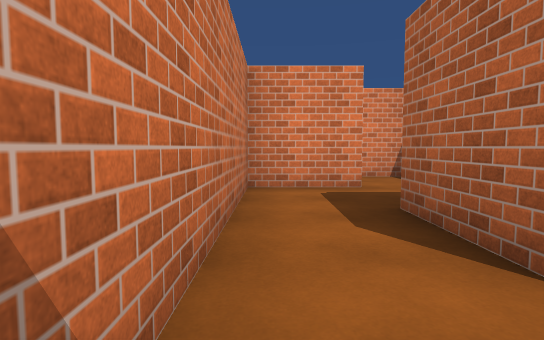
View 1 (above)

17 first-person views from a walk through a scene from a Unity 3-D project. The camera is 1.2 m above the floor, tilts 4° down and sees 80° across. The floor is counted in squares, 1.8 m on a side. Each view is taken from the middle of a square. On the plan, view 1 faces up. The plan holds only what a view shows up to about 10 squares ahead; the rest is blank. The place goes on beyond the plan. The player character is not drawn. Surface patterns are stand-ins for the level's own textures.

View 2
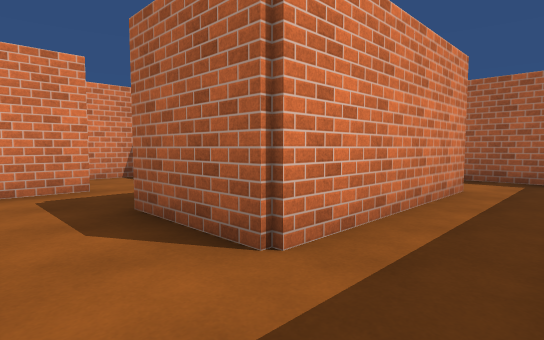

View 3
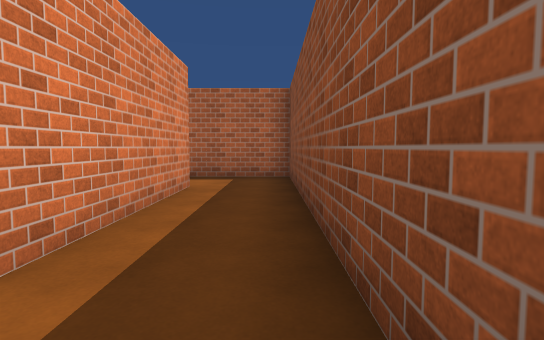

View 4
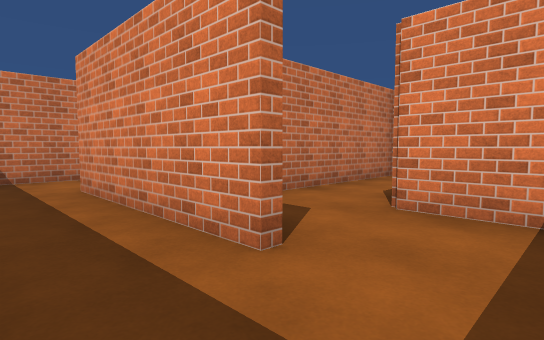

View 5
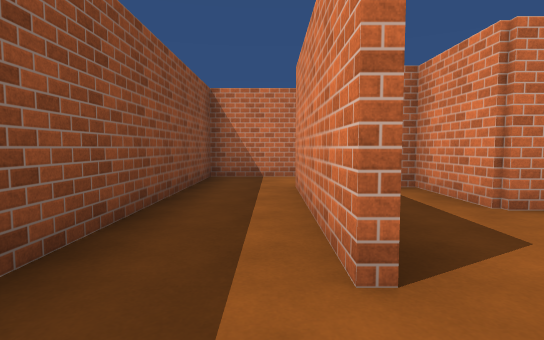

View 6
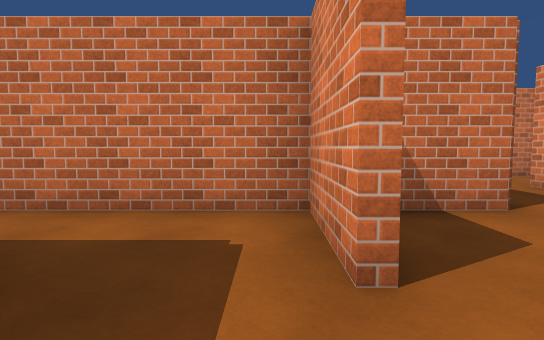

View 7
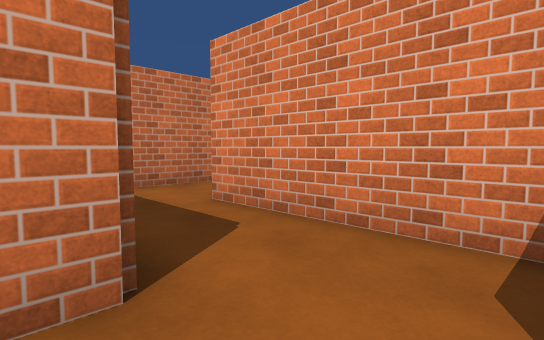

View 8
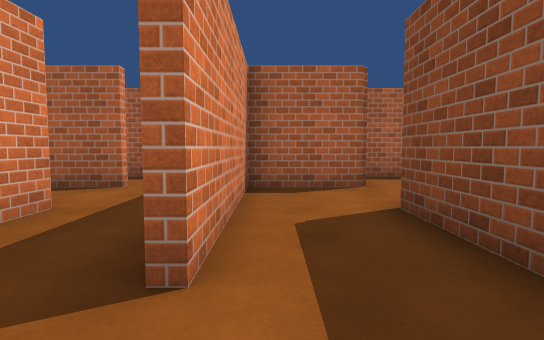

View 9
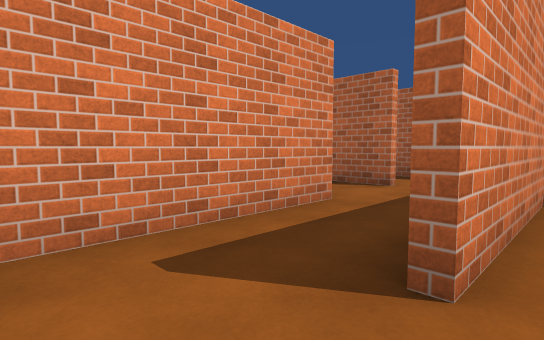

View 10
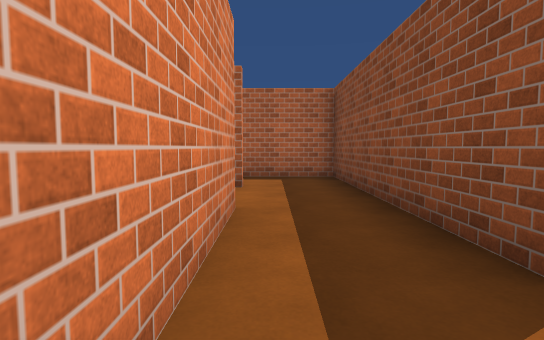

View 11
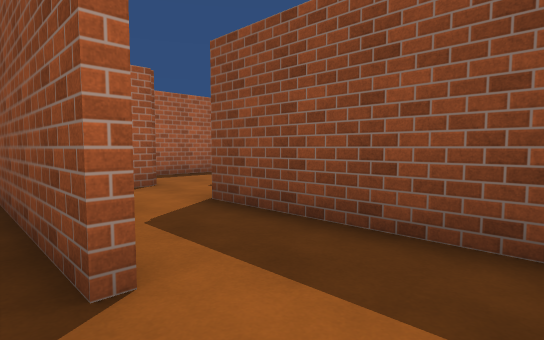

View 12
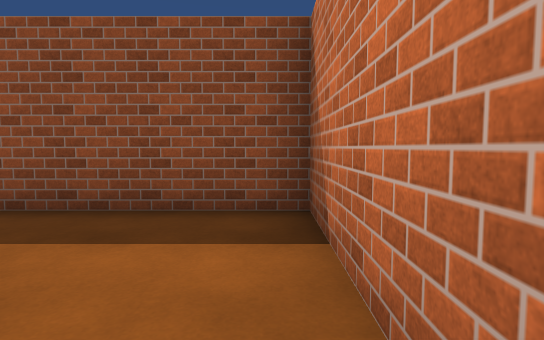

View 13
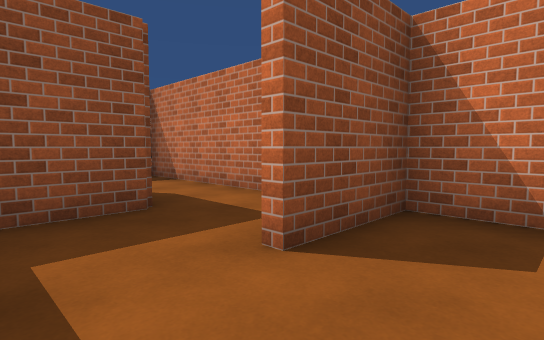

View 14
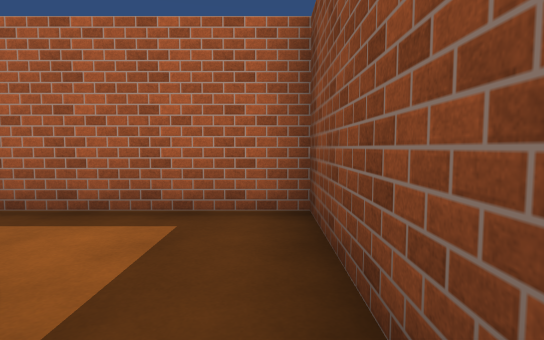

View 15
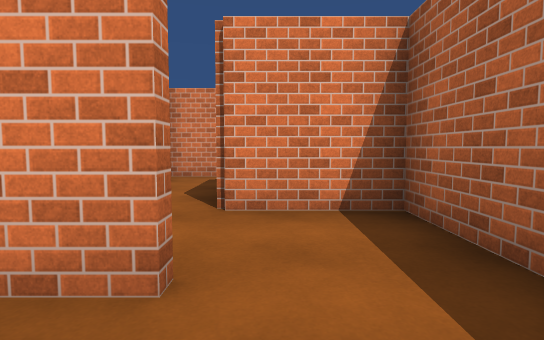

View 16
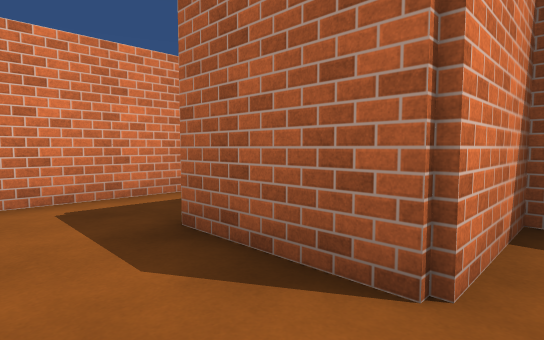

View 17
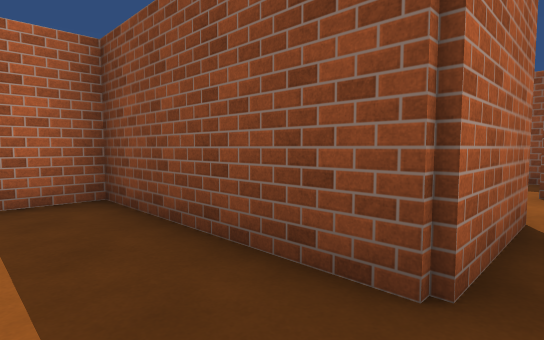

### Floor plan
Ten units are one square. View 1 is at (0, 0); x grows to the right and y downward. Boxes are objects, and circles mark ways between rooms. Rooms are numbered by the first view taken in them; rooms with no view inside come last. Other rooms are left out.
<svg viewBox="-49 -133 148 142">
<path fill="none" stroke="#000" d="M56 -14 14 -14 14 -36 28 -36M34 -49 34 -69M16 -54 -5 -54M74 -34 64 -34M-4 -61 -4 4 74 4 74 -24M-5 -56 15 -56M14 -74 14 -94 -25 -94M-44 -95 -44 -76 -4 -76 -4 -61M30 -74 20 -74M-4 -114 -39 -114M-26 -96 34 -96 34 -115M14 -114 14 -128M-44 -110 -44 -95M36 -34 15 -34M64 -34 54 -34M74 -24 74 -34M65 -74 36 -74 36 -34M54 -34 54 -56 94 -56"/>
<circle cx="25" cy="-60" r="3" fill="#2a7"/>
<circle cx="60" cy="-20" r="3" fill="#2a7"/>
<circle cx="-35" cy="-100" r="3" fill="#2a7"/>
<circle cx="50" cy="-40" r="3" fill="#2a7"/>
<text x="30" y="-10">1</text>
<text x="-10" y="-80">2</text>
<text x="-10" y="-110">3</text>
<text x="50" y="-30">4</text>
<text x="60" y="-70">5</text>
</svg>
Room 1 opens to room 2. Room 1 opens to room 4. Room 2 opens to room 3. Room 4 opens to room 5.

Where each view was taken, in squares from view 1:
view 1: 0 up, 0 right, facing up
view 2: 0 up, 0 right, facing up-right
view 3: 0 up, 0 right, facing right
view 4: 0 up, 7 right, facing up-left
view 5: 1 up, 7 right, facing left
view 6: 5 up, 3 right, facing left
view 7: 7 up, 1 right, facing up-left
view 8: 9 up, 4 left, facing right
view 9: 9 up, 4 left, facing up-right
view 10: 11 up, 4 left, facing right
view 11: 10 up, 4 left, facing down-right
view 12: 11 up, 4 left, facing down
view 13: 7 up, 3 right, facing down-left
view 14: 0 up, 4 right, facing right
view 15: 0 up, 6 right, facing up
view 16: 3 up, 4 right, facing up-right
view 17: 7 up, 5 right, facing down-right
